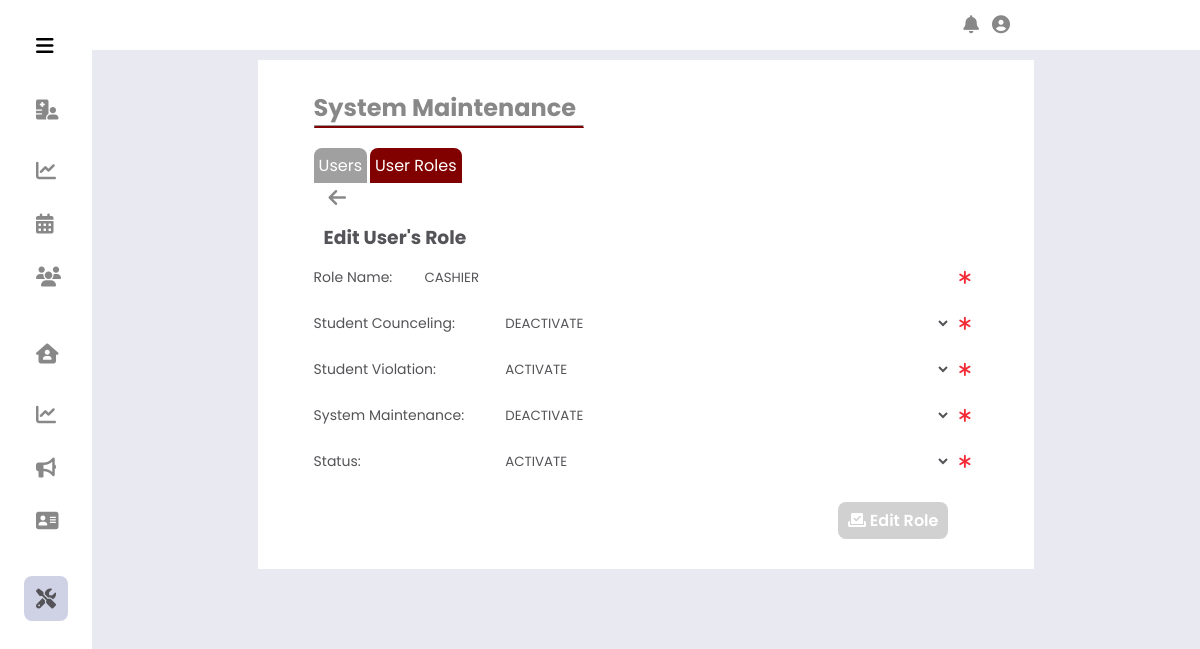
The page /Administrator/System Edit User Role Maintenance/?role_id=6 (signed in) on the database its author committed.
### tables this page shows
CREATE TABLE IF NOT EXISTS `adminuserrole` (
  `AdminUserRoleID` int NOT NULL AUTO_INCREMENT,
  `AdminUserRole` varchar(255) NOT NULL,
  `AdminPageStudentCounceling` int NOT NULL,
  `AdminPageViolation` int NOT NULL,
  `AdminMaintenance` int NOT NULL,
  `StatusID` int NOT NULL,
  PRIMARY KEY (`AdminUserRoleID`),
  KEY `accountStatus_rolestats` (`StatusID`),
  KEY `studCounceling_status` (`AdminPageStudentCounceling`),
  KEY `studViolation_status` (`AdminPageViolation`),
  KEY `sysMain_status` (`AdminMaintenance`)
);

CREATE TABLE IF NOT EXISTS `statuscontent` (
  `StatusID` int NOT NULL AUTO_INCREMENT,
  `StatusDescription` varchar(20) NOT NULL,
  PRIMARY KEY (`StatusID`)
);

### Administrator/System Edit User Role Maintenance/index.php (the view, shortened to what this page needs)
<?php
    include_once('../includes/header.php');
    $role_id = $_GET['role_id'];
    $userRole = $conn->query("SELECT * FROM adminuserrole WHERE AdminUserRoleID = '$role_id' ");
    while($row = $userRole->fetch_assoc()){
        $id = $row['AdminUserRoleID']; $roleName = $row['AdminUserRole']; $studentCounc = $row['AdminPageStudentCounceling'];
        $studentViolation = $row['AdminPageViolation'];
        $sysMain = $row['AdminMaintenance']; $status = $row['StatusID'];
    }
?>
    <div class="body_container">
        <div class="content">
            <div class="title">
                <h1>System Maintenance</h1>
                <hr>
            </div>
            <div class="subcontent">
                <?php
                    include '../includes/main_sub_nav.php';
                ?>
                <a href="../System User Role Maintenance/" class="acc_bttn"><i class="fas fa-arrow-left"></i></a>
                <h3 class="subtitle">Edit User's Role</h3>
                <form id="editRole"  method = "POST">
                    <div class="input_group">
                        <div class="input_container">
                            <label for="#" class="label">Role Name: </label>
                            <div class="input " id="input_roleName">
                                <input class="input-field" type="text" placeholder="Insert Role Name" name="roleNameCheck"
                                id="roleNameCheck" value="<?php echo $roleName ?>">
                                <i class="fa-solid fa-asterisk"></i>
                            </div>
                        </div>
                        <div class="input_container">
                            <label for="studCouncheck" class="labelcheck">Student Counceling: </label>
                            <select class="input_fieldselectAdd" name="studCouncheck" id="studCouncheck">
                                    <?php
                                    $statuscheck = mysqli_query($conn, "SELECT StatusID, StatusDescription FROM `statuscontent`");
                                    while($row3 = mysqli_fetch_assoc($statuscheck)){
                                        $statsID = $row3['StatusID']; $statsName = $row3['StatusDescription'];
                                        ?>
                                    <option value = "<?php echo $statsID ?>" <?php if($statsID == $studentCounc ){echo "selected";}?>> <?php echo $statsName?>  </option>
                                <?php }?>
                            </select>
                            <i class="fa-solid fa-asterisk"></i>
                        </div>
                        <div class="input_container">
                            <label for="studViolationcheck" class="labelcheck">Student Violation: </label>
                            <select class="input_fieldselectAdd" name="studViolationcheck" id="studViolationcheck">
                                    <?php
                                    $statuscheck = mysqli_query($conn, "SELECT StatusID, StatusDescription FROM `statuscontent`");
                                    while($row3 = mysqli_fetch_assoc($statuscheck)){
                                        $statsID = $row3['StatusID']; $statsName = $row3['StatusDescription'];
                                        ?>
                                    <option value = "<?php echo $statsID ?>" <?php if($statsID == $studentViolation ){echo "selected";}?>> <?php echo $statsName?>  </option>
                                <?php }?>
                            </select>
                            <i class="fa-solid fa-asterisk"></i>
                        </div>
                        <div class="input_container">
                            <label for="sysMainsCheck" class="labelcheck">System Maintenance: </label>
                            <select class="input_fieldselectAdd" name="sysMainsCheck" id="sysMainsCheck">
                                    <?php
                                    $statuscheck = mysqli_query($conn, "SELECT StatusID, StatusDescription FROM `statuscontent`");
                                    while($row3 = mysqli_fetch_assoc($statuscheck)){
                                        $statsID = $row3['StatusID']; $statsName = $row3['StatusDescription'];
                                        ?>
                                    <option value = "<?php echo $statsID ?>" <?php if($statsID == $sysMain ){echo "selected";}?>> <?php echo $statsName?>  </option>
                                <?php }?>
                            </select>
                            <i class="fa-solid fa-asterisk"></i>
                        </div>
                        <div class="input_container">
                            <label for="sysMainsCheck" class="labelcheck">Status: </label>
                            <select class="input_fieldselectAdd" name="status" id="status" >
                                <?php
                                    $statuscheck = mysqli_query($conn, "SELECT StatusID, StatusDescription FROM `statuscontent`");
                                    while($row3 = mysqli_fetch_assoc($statuscheck)){
                                        $statsID = $row3['StatusID']; $statsName = $row3['StatusDescription'];
                                        ?>
                                    <option value = "<?php echo $statsID ?>" <?php if($statsID == $status ){echo "selected";}?>> <?php echo $statsName?>  </option>
                                <?php }?>
                            </select>
                            <i class="fa-solid fa-asterisk"></i>
                        </div>
                    </div>
                    <div class="action_content">
                        <button class= "bttn" type="submit" name="submit" id="submitRole">
                        <i class="fa-solid fa-check-to-slot"></i> Edit Role</button>
                    </div>
                </form>
            </div>
        </div>
    </div>
</body>
</html>

### Administrator/includes/css/side_nav.css (style rules this page uses)
:root { --nav-width: 92px; --button-color-font-icon: rgb(136, 136, 136); --button-hover-color-font-icon: rgb(84, 83, 87); --button-hover-bg: rgb(207 210 229); --color-content0-bg: white; --body-color: rgb(209, 209, 209); --normal-font-size: 1rem; --small-font-size: .875rem; --z-index: 100; }
* { margin: 0; padding: 0; box-sizing: border-box; font-family: 'Poppins',sans-serif; }
body { margin: 0; position: relative; padding: 0 0 0 5.75rem; transition: .5s; background-color: #e9eaf1; }
h1 { margin: 0; }
.fas { font-size: 1.25rem; margin-right: 3px; }

### Administrator/includes/css/admin_navbar.css (style rules this page uses)
* { margin: 0; padding: 0; box-sizing: border-box; font-family: 'Poppins',sans-serif; }
:root { --nav-width: 92px; --button-color-font-icon: rgb(136, 136, 136); --button-hover-color-font-icon: rgb(84, 83, 87); --button-hover-bg: rgb(160, 160, 160); --color-content0-bg: white; --maroong-content-bg: #810000; --maroong-content-hover: #630000; --body-color: rgb(209, 209, 209); --dark--color: #45474b; --blue-color: #2a88e6; --normal-font-size: 1rem; --small-font-size: .875rem; --meduim-font-size: 15px; }
body { position: relative; background-color: #e9eaf1; }

### Administrator/includes/css/maintenance.css (style rules this page uses)
:root { --nav-width: 92px; --button-color-font-icon: rgb(136, 136, 136); --button-hover-color-font-icon: rgb(84, 83, 87); --button-hover-bg: rgb(160, 160, 160); --color-content0-bg: white; --maroong-content-bg: #810000; --maroong-content-hover: #630000; --body-color: rgb(209, 209, 209); --normal-font-size: 1rem; --small-font-size: .875rem; --meduim-font-size: 15px; }
* { margin: 0; padding: 0; box-sizing: border-box; font-family: 'Poppins',sans-serif; }
.body_container { display: flex; align-items: center; justify-content: center; padding-top: 50px; padding-bottom: 10px; }
.content { background-color: var(--color-content0-bg); margin-top: 10px; padding: 30px 5% 30px; width: 70%; height: auto; }
.content .title { width: 220px; }
.title h1 { font-size: 1.5rem; color: var(--button-color-font-icon); display: inline-block; }
.title hr { border-bottom: 2px solid var(--maroong-content-bg); }
.content .subcontent { width: 100%; height: auto; padding-bottom: 20px; }

### Administrator/includes/css/modal_placement.css (style rules this page uses)
:root { --nav-width: 92px; --button-color-font-icon: rgb(136, 136, 136); --button-hover-color-font-icon: rgb(84, 83, 87); --button-hover-bg: rgb(160, 160, 160); --color-content0-bg: white; --maroong-content-bg: #810000; --maroong-content-hover: #630000; --body-color: rgb(209, 209, 209); --normal-font-size: 1rem; --small-font-size: .875rem; --meduim-font-size: 15px; }
* { margin: 0; padding: 0; box-sizing: border-box; font-family: 'Poppins',sans-serif; }

### Administrator/includes/css/modal_upload_placement.css (style rules this page uses)
:root { --nav-width: 92px; --button-color-font-icon: rgb(136, 136, 136); --button-hover-color-font-icon: rgb(84, 83, 87); --button-hover-bg: rgb(160, 160, 160); --color-content0-bg: white; --maroong-content-bg: #810000; --maroong-content-hover: #630000; --body-color: rgb(209, 209, 209); --normal-font-size: 1rem; --small-font-size: .875rem; --meduim-font-size: 15px; }
* { margin: 0; padding: 0; box-sizing: border-box; font-family: 'Poppins',sans-serif; }

### rows shown on the page
adminuserrole: roleNameCheck "CASHIER", studCouncheck "DEACTIVATE", studViolationcheck "ACTIVATE", sysMainsCheck "DEACTIVATE", status "ACTIVATE"
